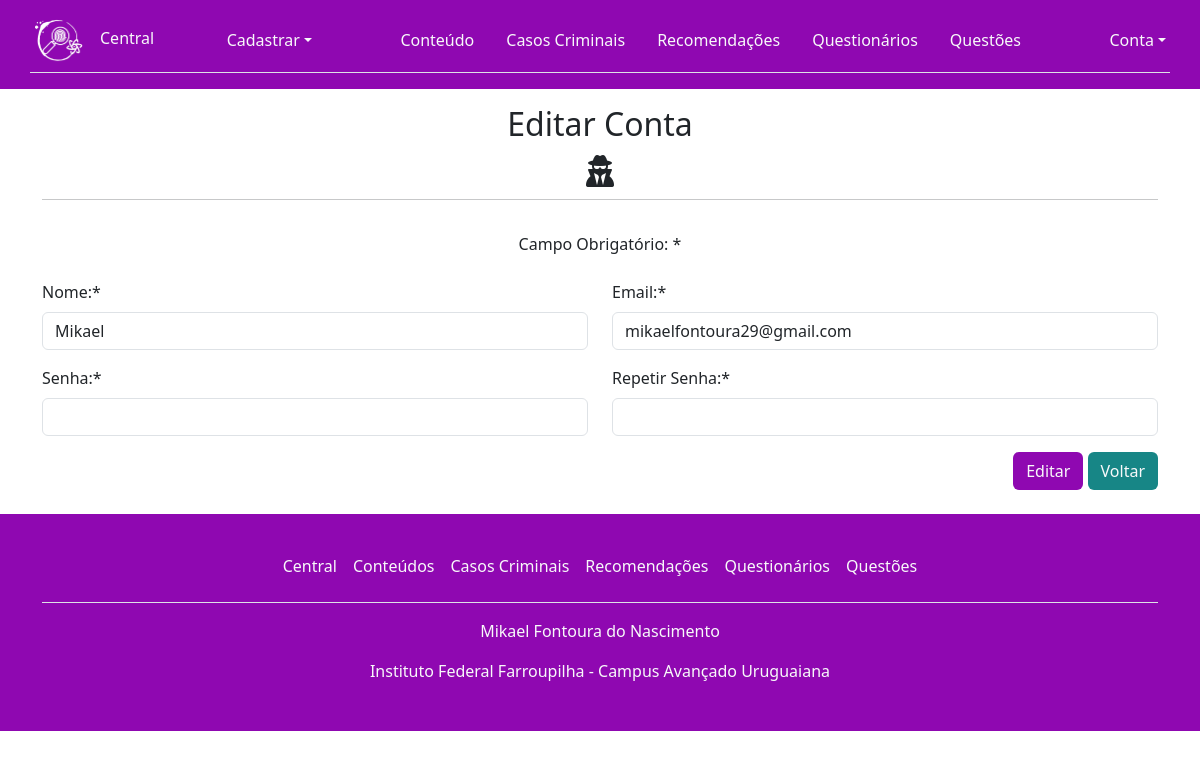
Before: /edit_usuario.php?id_usuario=1 (signed in) with the older database file.
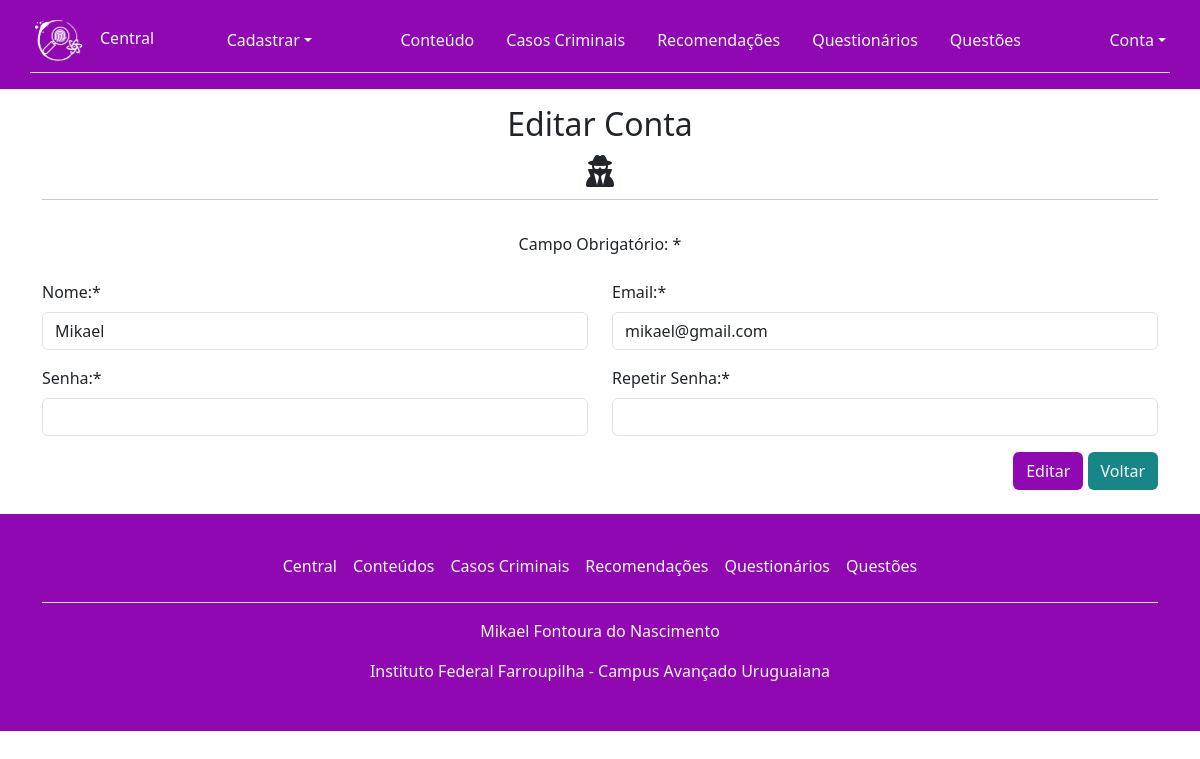
After: the same page with the newer database file.
### tables this page shows
CREATE TABLE `usuario` (
  `id_usuario` int(11) NOT NULL,
  `nome` varchar(100) NOT NULL,
  `email` varchar(100) NOT NULL,
  `senha` varchar(255) NOT NULL,
  `tipo` int(11) NOT NULL
);

### edit_usuario.php (the view, shortened to what this page needs)
<?php
include_once("controle.php");
$id_usuario = $_GET['id_usuario'];
$sql = "SELECT * FROM usuario WHERE id_usuario = '$id_usuario'";
$resultado = mysqli_query($conexao, $sql);
$dados = mysqli_fetch_assoc($resultado);
?>
<!DOCTYPE html>
<html lang="pt-BR">
<head>
    <link rel="stylesheet" href="https://cdnjs.cloudflare.com/ajax/libs/font-awesome/6.4.0/css/all.min.css" />
    <link rel="stylesheet" href="./assets/css/bootstrap.css">
    <link rel="stylesheet" href="./assets/css/pacote.css">
</head>
<body>
    <?php include_once('cabecalho.php'); ?>
    <main class="container pb-3">
        <div class="row">
            <div class="col">
                <div class="text-center py-3">
                    <h2 class="h2">Editar Conta</h2>
                    <div class="m-3"><i class="fa-solid fa-user-secret fa-2xl"></i></div>
                    <hr>
                </div>
            </div>
        </div>
        <div class="row">
            <div class="col">
                <form method="POST" action="processa_usuario.php" class="form-cad-user">
                    <div class="text-center">
                        <p>Campo Obrigatório: *</p>
                    </div>
                    <div class="row">
                        <div class="col-xl-6 py-2">
                            <label class="form-label">Nome:*</label>
                            <input class="form-control" type="text" name="nome" class="input" value="<?php echo $dados['nome']; ?>" required>
                        </div>
                        <div class="col-xl-6 py-2">
                            <label class="form-label">Email:*</label>
                            <input class="form-control" type="email" name="email" class="input" value="<?php echo $dados['email']; ?>" required>
                        </div>
                    </div>
                    <div class="row">
                        <div class="col-xl-6 py-2">
                            <label class="form-label">Senha:*</label>
                            <input class="form-control" type="password" name="senha" class="input" required>
                        </div>
                        <div class="col-xl-6 py-2">
                            <label class="form-label">Repetir Senha:*</label>
                            <input class="form-control" type="password" name="repetirSenha" class="input" required>
                        </div>
                    </div>
                    <div class="row">
                        <div class="col-xl-12">
                            <div class="text-end py-2">
                                <button class="btn link-body-emphasis text-light" type="submit" class="input" name="editar" style="background-color: var(--color-purple)">Editar</button>
                                <?php if ($_SESSION['tipo'] == 1 && $id_usuario != $_SESSION['id_usuario']) { ?>
                                    <a class="btn link-body-emphasis text-light" href="list_users.php" style="background-color: var(--color-blue);">Voltar</a>
                                <?php } else { ?>
                                    <a class="btn link-body-emphasis text-light" href="central.php" style="background-color: var(--color-blue);">Voltar</a>
                                <?php } ?>
                            </div>
                        </div>
                    </div>
                </form>
            </div>
        </div>
    </main>
    <?php include_once('rodape.php') ?>
</body>
</html>

Changed rows visible on the page:
changed usuario "Mikael": email "mikaelfontoura29@gmail.com" → "mikael@gmail.com"
